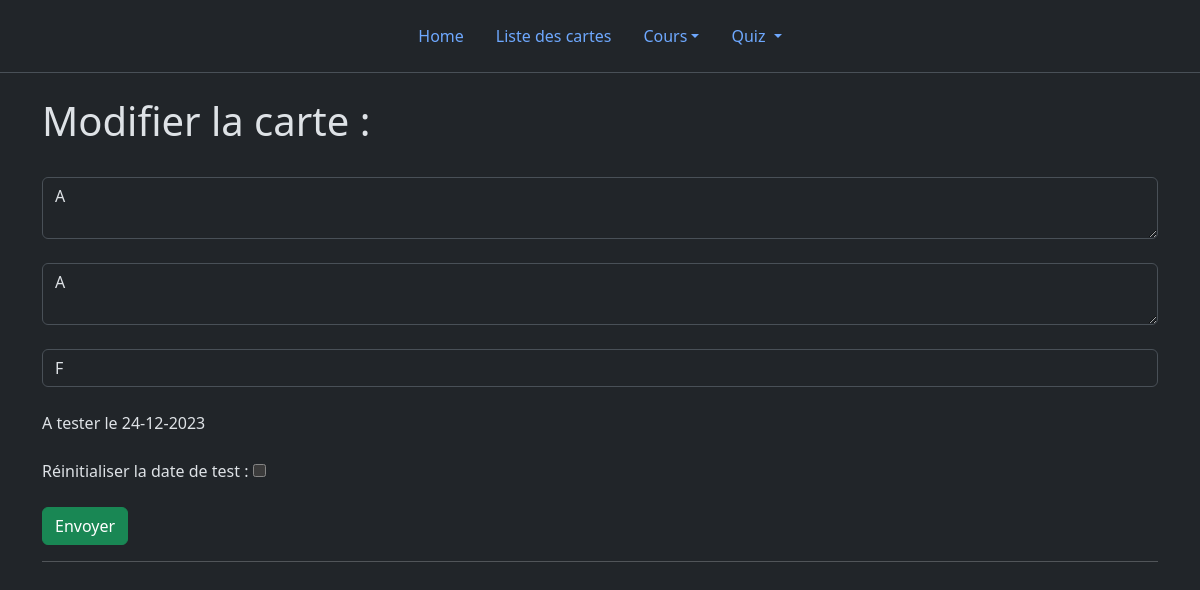
Screenshot of /carte/edit/4 with the database file from the repository.
### app.py (models this page shows, shortened)
class Cards(db.Model):
	id = db.Column(db.Integer, primary_key=True)
	course = db.Column(db.String(50), nullable=False)
	question = db.Column(db.Text, nullable=False)
	answer = db.Column(db.Text, nullable=False)
	date_created = db.Column(db.DateTime, nullable=False, default=datetime.now)
	interval = db.Column(db.Integer, nullable=False, default=1)
	date_rev = db.Column(db.DateTime, nullable=False, default=datetime.now)
	last_rev = db.Column(db.DateTime, nullable=False, default=datetime.now)

### app.py (the view)
@app.route("/carte/edit/<int:id>", methods=['GET', 'POST'])
def edit_card(id):
    card = Cards.query.get_or_404(id)
    if request.method == "POST":
        card.question = request.form['question']
        card.question = card.question[0].upper() + card.question[1:]
        card.answer = request.form['answer']
        card.answer = card.answer[0].upper() + card.answer[1:]
        card.course = request.form['course']
        card.course = card.course[0].upper() + card.course[1:]
        if 'reset' in request.form:
        	card.interval = 1
        	card.date_rev = datetime.now().date()
        db.session.commit()
        return redirect("/carte")
    else:
    	return custom_render_template("posts_edit.html", card=card)

### app.py (called while the page is built)
def custom_render_template(template_name_or_list, **kwargs):
    common_variables = {
        'courselist': Cards.query.with_entities(Cards.course),
        'hour': datetime.now().replace(hour=19, minute=0, second=0),
        'now': datetime.now(),
        'today': datetime.now().date(),
        'tomorrow': datetime.now().date() + timedelta(days=1)
    }
    kwargs.update(common_variables)
    return render_template(template_name_or_list, **kwargs)

### templates/posts_edit.html (shortened to what this page needs)
{% extends 'base.html' %}
{% block body %}
<br>
    <h1>Modifier la carte :</h1>
    <br>
    <form action="{% if current %}/{{current}}/edit/{% else %}/carte/edit/{% endif %}{{ card['id'] }}" method="POST">
        <textarea class="form-control" type="text" name="question" id="question" placeholder="Question : {{ card['question'] }}" required>{{ card['question'] }}</textarea>
        <br>
        <textarea class="form-control" type="text" name="answer" id="answer" placeholder="Réponse : {{ card['answer'] }}" required>{{ card['answer'] }}</textarea>
        <br>
        <input class="form-control" list="listcourse" name="course" id="course" value="{{ card['course'] }}"  placeholder="cours : {{ card['course'] }}" required>
        <br>
        A tester le <span id="daterev">{{ card.date_rev.strftime('%d-%m-%Y') }}</span><br>
        <br> Réinitialiser la date de test : <input onclick="datefc();" type="checkbox" name="reset" id="reset" value="reset" ><br>
        <br>
        <input type="submit" value="Envoyer" class="btn btn-success">
        <hr>
    </form>
{% endblock %}

### rows the page displays
Cards: question "A", answer "A", course "F", date_rev "24-12-2023"

### other values shown
{{ currentc if active_page == 'Rev' else 'Cours' }} "Cours"
